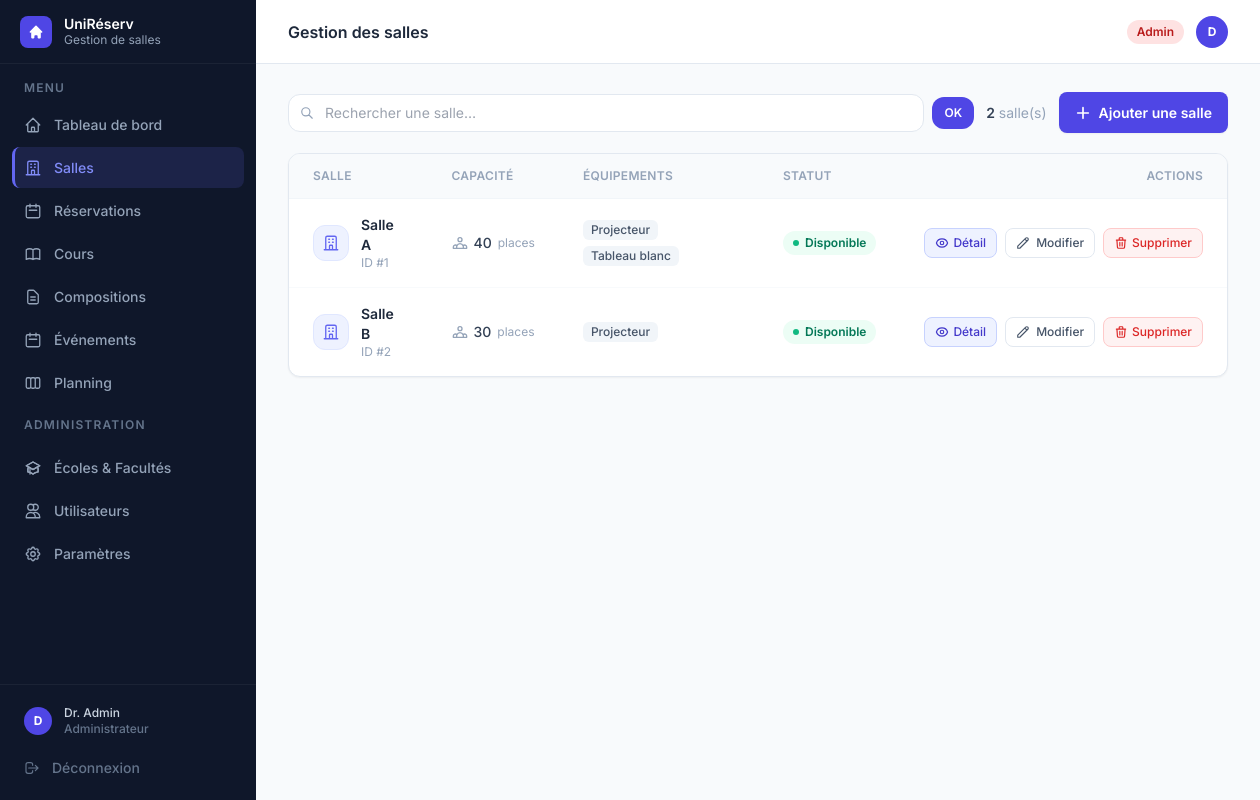
The app's page /salles (signed in), older data.
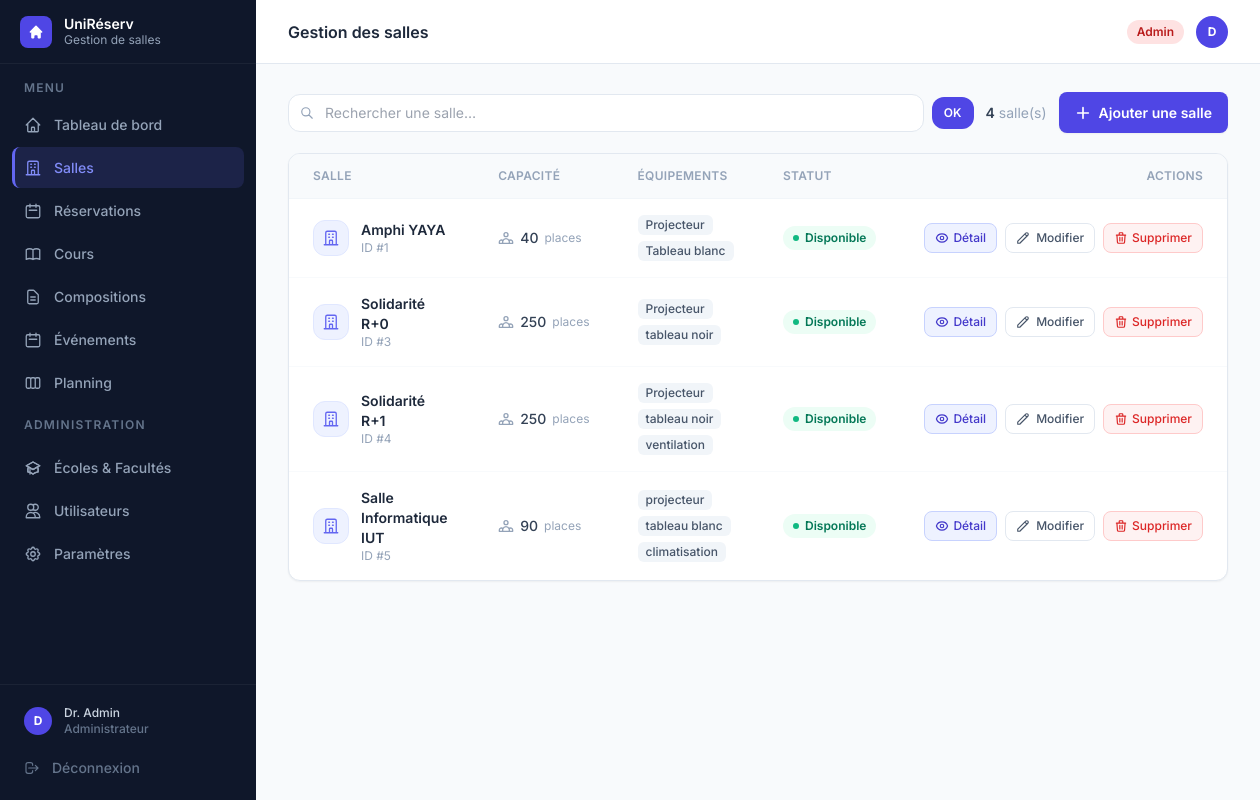
The same page, newer data.
### tables this page shows
CREATE TABLE utilisateurs (
            id               INTEGER PRIMARY KEY,
            nom              TEXT    NOT NULL,
            email            TEXT    NOT NULL UNIQUE,
            login            TEXT    NOT NULL UNIQUE,
            mot_de_passe     TEXT    NOT NULL,
            role             TEXT    NOT NULL,
            date_inscription TEXT    NOT NULL,
            matricule        TEXT,
            classe           TEXT,
            matiere          TEXT
        , ecole_id INTEGER, unite_formation_id INTEGER);

CREATE TABLE salles (
            id          INTEGER PRIMARY KEY,
            nom         TEXT    NOT NULL UNIQUE,
            capacite    INTEGER NOT NULL,
            equipements TEXT    NOT NULL DEFAULT '[]',
            disponible  INTEGER NOT NULL DEFAULT 1
        );

### gestion de salle/app.py (the view)
@app.route("/salles")
@login_required
def salles():
    _, _, salles_dict, _ = get_data()
    q = request.args.get("q", "").strip().lower()
    toutes = list(salles_dict.values())
    resultats = [s for s in toutes if q in s.nom.lower()] if q else toutes
    return render_template("salles.html", active="salles",
                           salles=resultats, q=q, nb_total=len(toutes))

### gestion de salle/templates/salles.html (shortened to what this page needs)
{% extends "base.html" %}
{% block heading %}Gestion des salles{% endblock %}
{% block content %}
<div class="flex items-center gap-3 mb-5 flex-wrap">
  <form method="GET" action="{{ url_for('salles') }}" class="flex items-center gap-2 flex-1 min-w-52">
    <div class="relative flex-1">
      <input type="text" name="q" value="{{ q }}" placeholder="Rechercher une salle…"
             class="w-full pl-9 pr-3 py-2 rounded-xl border border-slate-200 bg-white text-sm
                    focus:outline-none focus:ring-2 focus:ring-indigo-400 focus:bg-white transition-all"/>
    </div>
    <button type="submit"
            class="px-3 py-2 rounded-xl bg-indigo-600 hover:bg-indigo-700 text-white text-xs font-semibold transition shrink-0">
      OK
    </button>
  </form>
  <p class="text-slate-400 text-sm shrink-0">
    <span class="font-semibold text-slate-700">{{ salles|length }}</span>
    {% if q %}résultat(s) sur {{ nb_total }}{% else %}salle(s){% endif %}
  </p>
  {% if session.user_role == 'admin' %}
  <a href="{{ url_for('salles_ajouter') }}" class="btn-primary shrink-0">
    <svg class="w-4 h-4" fill="none" stroke="currentColor" stroke-width="2.5" viewBox="0 0 24 24"><path stroke-linecap="round" stroke-linejoin="round" d="M12 4v16m8-8H4"/></svg>
    Ajouter une salle
  </a>
  {% endif %}
</div>
<div class="bg-white rounded-xl border border-slate-200 shadow-sm overflow-hidden">
  {% if salles %}
  <div class="overflow-x-auto">
    <table class="w-full text-sm">
      <thead>
        <tr class="border-b border-slate-100 bg-slate-50">
          <th class="px-6 py-3.5 text-left text-xs font-semibold text-slate-400 uppercase tracking-wide">Salle</th>
          <th class="px-6 py-3.5 text-left text-xs font-semibold text-slate-400 uppercase tracking-wide">Capacité</th>
          <th class="px-6 py-3.5 text-left text-xs font-semibold text-slate-400 uppercase tracking-wide">Équipements</th>
          <th class="px-6 py-3.5 text-left text-xs font-semibold text-slate-400 uppercase tracking-wide">Statut</th>
          <th class="px-6 py-3.5 text-right text-xs font-semibold text-slate-400 uppercase tracking-wide">Actions</th>
        </tr>
      </thead>
      <tbody>
        {% for s in salles %}
        <tr class="data-row border-b border-slate-50 last:border-0">
          <td class="px-6 py-4">
            <div class="flex items-center gap-3">
              <div class="w-9 h-9 rounded-xl bg-indigo-50 border border-indigo-100 flex items-center justify-center shrink-0">
              </div>
              <div>
                <p class="font-semibold text-slate-800">{{ s.nom }}</p>
                <p class="text-xs text-slate-400">ID #{{ s.id }}</p>
              </div>
            </div>
          </td>
          <td class="px-6 py-4">
            <div class="flex items-center gap-1.5 text-slate-700">
              <span class="font-medium">{{ s.capacite }}</span>
              <span class="text-slate-400 text-xs">places</span>
            </div>
          </td>
          <td class="px-6 py-4">
            {% if s.equipements %}
            <div class="flex flex-wrap gap-1.5">
              {% for eq in s.equipements %}
              <span class="px-2 py-0.5 rounded-md bg-slate-100 text-slate-600 text-xs font-medium">{{ eq }}</span>
              {% endfor %}
            </div>
            {% else %}
            <span class="text-slate-300 text-sm">—</span>
            {% endif %}
          </td>
          <td class="px-6 py-4">
            {% if s.disponible %}
            <span class="inline-flex items-center gap-1.5 px-2.5 py-1 rounded-full text-xs font-semibold bg-emerald-50 text-emerald-700">
              <span class="w-1.5 h-1.5 rounded-full bg-emerald-500"></span> Disponible
            </span>
            {% else %}
            <span class="inline-flex items-center gap-1.5 px-2.5 py-1 rounded-full text-xs font-semibold bg-red-50 text-red-700">
              <span class="w-1.5 h-1.5 rounded-full bg-red-500"></span> Indisponible
            </span>
            {% endif %}
          </td>
          <td class="px-6 py-4">
            <div class="flex items-center justify-end gap-2">
              <a href="{{ url_for('salles_detail', salle_id=s.id) }}"
                 class="inline-flex items-center gap-1 px-2.5 py-1.5 rounded-lg border border-indigo-200 bg-indigo-50 hover:bg-indigo-100 text-indigo-700 text-xs font-medium transition">
                Détail
              </a>
              {% if session.user_role == 'admin' %}
              <a href="{{ url_for('salles_modifier', salle_id=s.id) }}"
                 class="inline-flex items-center gap-1.5 px-2.5 py-1.5 rounded-lg border border-slate-200 bg-white hover:bg-slate-50 text-slate-600 text-xs font-medium transition">
                <svg class="w-3.5 h-3.5" fill="none" stroke="currentColor" stroke-width="2" viewBox="0 0 24 24"><path stroke-linecap="round" stroke-linejoin="round" d="M15.232 5.232l3.536 3.536m-2.036-5.036a2.5 2.5 0 113.536 3.536L6.5 21.036H3v-3.572L16.732 3.732z"/></svg>
                Modifier
              </a>
              <form method="POST" action="{{ url_for('salles_supprimer', salle_id=s.id) }}" class="inline"
                    onsubmit="return confirm('Supprimer la salle « {{ s.nom }} » ?')">
                <button type="submit"
                  class="inline-flex items-center gap-1 px-2.5 py-1.5 rounded-lg border border-red-200 bg-red-50 hover:bg-red-100 text-red-600 text-xs font-medium transition">
                  <svg class="w-3.5 h-3.5" fill="none" stroke="currentColor" stroke-width="2" viewBox="0 0 24 24"><path stroke-linecap="round" stroke-linejoin="round" d="M19 7l-.867 12.142A2 2 0 0116.138 21H7.862a2 2 0 01-1.995-1.858L5 7m5 4v6m4-6v6m1-10V4a1 1 0 00-1-1h-4a1 1 0 00-1 1v3M4 7h16"/></svg>
                  Supprimer
                </button>
              </form>
              {% endif %}
            </div>
          </td>
        </tr>
        {% endfor %}
      </tbody>
    </table>
  </div>
  {% endif %}
</div>
{% endblock %}

### gestion de salle/templates/base.html (shortened to what this page needs)
<!DOCTYPE html>
<html lang="fr" class="h-full">
<head>
  <script src="https://cdn.tailwindcss.com"></script>
</head>
<body class="h-full bg-slate-50 flex" style="font-family:'Inter',sans-serif">
  <aside class="w-64 bg-slate-900 flex flex-col fixed inset-y-0 left-0 z-30" style="background:linear-gradient(180deg,#0f172a 0%,#0f172a 100%)">
    <div class="h-16 flex items-center gap-3 px-5 border-b border-white/5">
      <div class="w-8 h-8 rounded-lg bg-indigo-600 flex items-center justify-center shrink-0">
        <svg class="w-4 h-4 text-white" fill="currentColor" viewBox="0 0 20 20">
          <path d="M10.707 2.293a1 1 0 00-1.414 0l-7 7a1 1 0 001.414 1.414L4 10.414V17a1 1 0 001 1h2a1 1 0 001-1v-2a1 1 0 011-1h2a1 1 0 011 1v2a1 1 0 001 1h2a1 1 0 001-1v-6.586l.293.293a1 1 0 001.414-1.414l-7-7z"/>
        </svg>
      </div>
      <div>
        <p class="text-white font-semibold text-sm leading-tight">UniRéserv</p>
        <p class="text-slate-400 text-xs">Gestion de salles</p>
      </div>
    </div>
    <nav class="flex-1 px-3 py-4 space-y-0.5 overflow-y-auto">
      <p class="text-slate-500 text-xs font-semibold uppercase tracking-widest px-3 mb-2">Menu</p>
      <a href="{{ url_for('dashboard') }}" class="nav-item {% if active=='dashboard' %}nav-item-active{% else %}nav-item-inactive{% endif %}">
        Tableau de bord
      </a>
      <a href="{{ url_for('salles') }}" class="nav-item {% if active=='salles' %}nav-item-active{% else %}nav-item-inactive{% endif %}">
        <svg style="width:18px;height:18px" fill="none" stroke="currentColor" stroke-width="1.75" viewBox="0 0 24 24">
          <path stroke-linecap="round" stroke-linejoin="round" d="M19 21V5a2 2 0 00-2-2H7a2 2 0 00-2 2v16m14 0h2m-2 0h-5m-9 0H3m2 0h5M9 7h1m-1 4h1m4-4h1m-1 4h1m-5 10v-5a1 1 0 011-1h2a1 1 0 011 1v5m-4 0h4"/>
        </svg>
        Salles
      </a>
      <a href="{{ url_for('reservations') }}" class="nav-item {% if active=='reservations' %}nav-item-active{% else %}nav-item-inactive{% endif %}">
        <svg style="width:18px;height:18px" fill="none" stroke="currentColor" stroke-width="1.75" viewBox="0 0 24 24">
          <path stroke-linecap="round" stroke-linejoin="round" d="M8 7V3m8 4V3m-9 8h10M5 21h14a2 2 0 002-2V7a2 2 0 00-2-2H5a2 2 0 00-2 2v12a2 2 0 002 2z"/>
        </svg>
        Réservations
      </a>
      {% if session.user_role in ('admin', 'responsable') %}
      <a href="{{ url_for('cours_v2_liste') }}" class="nav-item {% if active=='cours' %}nav-item-active{% else %}nav-item-inactive{% endif %}">
        Cours
      </a>
      {% endif %}
      {% if session.user_role in ('admin', 'responsable', 'enseignant') %}
      <a href="{{ url_for('compositions_liste') }}" class="nav-item {% if active=='compositions' %}nav-item-active{% else %}nav-item-inactive{% endif %}">
        <svg style="width:18px;height:18px" fill="none" stroke="currentColor" stroke-width="1.75" viewBox="0 0 24 24">
          <path stroke-linecap="round" stroke-linejoin="round" d="M9 12h6m-6 4h6m2 5H7a2 2 0 01-2-2V5a2 2 0 012-2h5.586a1 1 0 01.707.293l5.414 5.414a1 1 0 01.293.707V19a2 2 0 01-2 2z"/>
        </svg>
        Compositions
      </a>
      <a href="{{ url_for('evenements_liste') }}" class="nav-item {% if active=='evenements' %}nav-item-active{% else %}nav-item-inactive{% endif %}">
        <svg style="width:18px;height:18px" fill="none" stroke="currentColor" stroke-width="1.75" viewBox="0 0 24 24">
          <path stroke-linecap="round" stroke-linejoin="round" d="M8 7V3m8 4V3m-9 8h10M5 21h14a2 2 0 002-2V7a2 2 0 00-2-2H5a2 2 0 00-2 2v12a2 2 0 002 2z"/>
        </svg>
        Événements
      </a>
      {% endif %}
      <a href="{{ url_for('planning') }}" class="nav-item {% if active=='planning' %}nav-item-active{% else %}nav-item-inactive{% endif %}">
        Planning
      </a>
      {% if session.user_role == 'admin' %}
      <div class="pt-3 pb-1">
        <p class="text-slate-500 text-xs font-semibold uppercase tracking-widest px-3 mb-2">Administration</p>
      </div>
      <a href="{{ url_for('ecoles') }}" class="nav-item {% if active=='ecoles' %}nav-item-active{% else %}nav-item-inactive{% endif %}">
        Écoles & Facultés
      </a>
      <a href="{{ url_for('utilisateurs') }}" class="nav-item {% if active=='utilisateurs' %}nav-item-active{% else %}nav-item-inactive{% endif %}">
        <svg style="width:18px;height:18px" fill="none" stroke="currentColor" stroke-width="1.75" viewBox="0 0 24 24">
          <path stroke-linecap="round" stroke-linejoin="round" d="M12 4.354a4 4 0 110 5.292M15 21H3v-1a6 6 0 0112 0v1zm0 0h6v-1a6 6 0 00-9-5.197M13 7a4 4 0 11-8 0 4 4 0 018 0z"/>
        </svg>
        Utilisateurs
      </a>
      <a href="{{ url_for('parametres') }}" class="nav-item {% if active=='parametres' %}nav-item-active{% else %}nav-item-inactive{% endif %}">
        Paramètres
      </a>
      {% endif %}
    </nav>
    <div class="border-t border-white/5 p-3 space-y-0.5">
      <a href="{{ url_for('profil') }}" class="nav-item {% if active=='profil' %}nav-item-active{% else %}nav-item-inactive{% endif %} !py-2">
        <div class="w-7 h-7 rounded-full bg-indigo-600 flex items-center justify-center text-white text-xs font-bold shrink-0">
          {{ session.user_nom[0].upper() if session.user_nom else '?' }}
        </div>
        <div class="flex-1 min-w-0">
          <p class="text-slate-300 text-xs font-medium truncate">{{ session.user_nom }}</p>
          <p class="text-slate-500 text-xs truncate">
            {% if session.user_role == 'admin' %}Administrateur
            {% elif session.user_role == 'responsable' %}Responsable
            {% elif session.user_role == 'enseignant' %}Enseignant
            {% else %}Étudiant{% endif %}
          </p>
        </div>
      </a>
      <a href="{{ url_for('logout') }}" class="nav-item nav-item-inactive !text-slate-500 hover:!text-red-400">
        <svg style="width:16px;height:16px" fill="none" stroke="currentColor" stroke-width="1.75" viewBox="0 0 24 24">
          <path stroke-linecap="round" stroke-linejoin="round" d="M17 16l4-4m0 0l-4-4m4 4H7m6 4v1a3 3 0 01-3 3H6a3 3 0 01-3-3V7a3 3 0 013-3h4a3 3 0 013 3v1"/>
        </svg>
        Déconnexion
      </a>
    </div>
  </aside>
  <div class="ml-64 flex-1 flex flex-col min-h-screen">
    <header class="h-16 bg-white border-b border-slate-200 flex items-center justify-between px-8 sticky top-0 z-20">
      <h1 class="text-slate-800 font-semibold text-base">{% block heading %}{% endblock %}</h1>
      <div class="flex items-center gap-3">
        {% set role = session.user_role %}
        {% if role == 'admin' %}
          <span class="px-2.5 py-1 rounded-full text-xs font-semibold bg-red-100 text-red-700">Admin</span>
        {% elif role == 'responsable' %}
          <span class="px-2.5 py-1 rounded-full text-xs font-semibold bg-amber-100 text-amber-700">Responsable</span>
        {% elif role == 'enseignant' %}
          <span class="px-2.5 py-1 rounded-full text-xs font-semibold bg-blue-100 text-blue-700">Enseignant</span>
        {% else %}
          <span class="px-2.5 py-1 rounded-full text-xs font-semibold bg-indigo-100 text-indigo-700">Étudiant</span>
        {% endif %}
        <a href="{{ url_for('profil') }}" class="w-8 h-8 rounded-full bg-indigo-600 flex items-center justify-center text-white text-xs font-bold hover:bg-indigo-700 transition">
          {{ session.user_nom[0].upper() if session.user_nom else '?' }}
        </a>
      </div>
    </header>
    <main class="flex-1 px-8 py-7">
      {% block content %}{% endblock %}
    </main>
  </div>
</body>
</html>

Row changes from the older to the newer data that the page shows:
removed salles: nom "Salle B", id "2", capacite "30", equipements "Projecteur", disponible 1 (drawn)
changed salles id 1: nom "Salle A" → "Amphi YAYA"
added salles: nom "Solidarité R+0", id "3", capacite "250", equipements "Projecteur" "tableau noir", disponible 1 (drawn)
added salles: nom "Solidarité R+1", id "4", capacite "250", equipements "Projecteur" "tableau noir" "ventilation", disponible 1 (drawn)
added salles: nom "Salle Informatique IUT", id "5", capacite "90", equipements "projecteur" "tableau blanc" "climatisation", disponible 1 (drawn)
Text that changed along with them:
{{ salles|length }}: "2" → "4"
